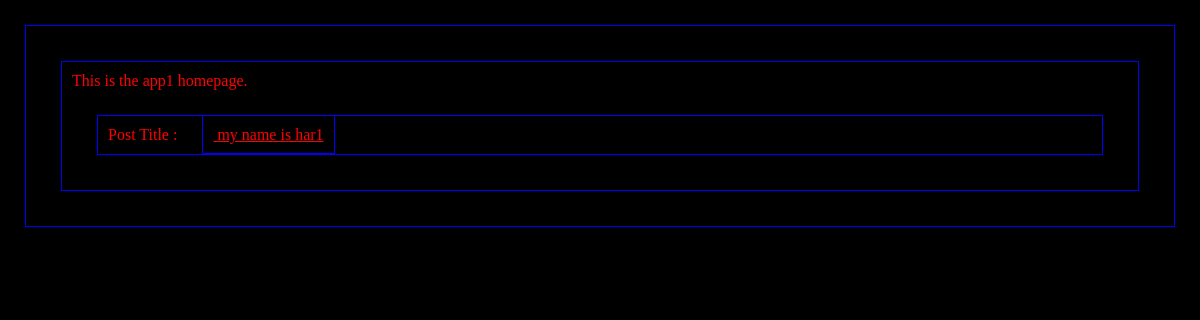
/app1/, run on an earlier commit of the app's database.
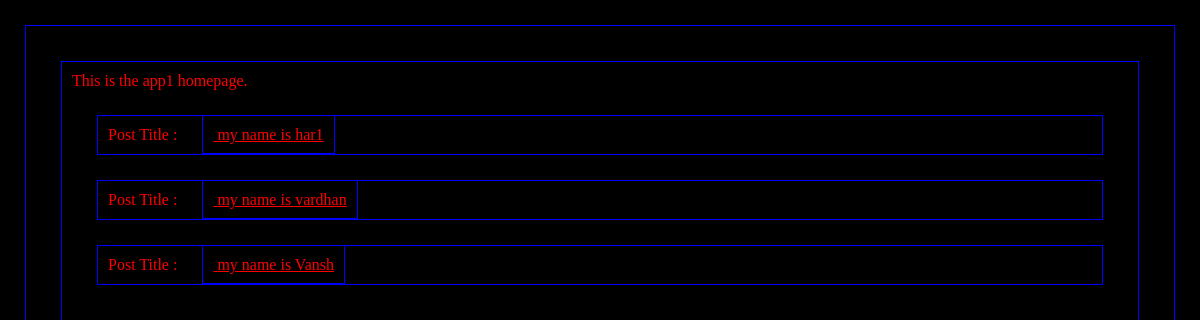
And on a later commit of the database.
### app1/models.py (models this page shows, shortened)
class post(models.Model):
    title = models.CharField(max_length=100)
    user_name = models.CharField(max_length=50)
    date_added = models.DateTimeField(default = timezone.now)
    post_content = models.TextField(default = "")

### app1/views.py (the view)
# urls.py: path('', views.index),
def index(request):
    posts = post.objects.all
    return render(request, "app1_index.html", {"posts" : posts})

### app1/templates/app1_index.html (shortened to what this page needs)
{% extends "layout.html" %}
{% block content %}
This is the app1 homepage.
    {% for post in posts %}
    <div>
        Post Title :<a href = "{% url "post_detail" post.id %}">       {% comment %} This will point to url named post_detail and will send post.id with it {% endcomment %}
            {{post.title}}
        </a>
    </div>
    {% endfor %}
{% endblock %}

What changed in the data, as far as the page shows it:
added post: title "my name is vardhan"
added post: title "my name is Vansh"
